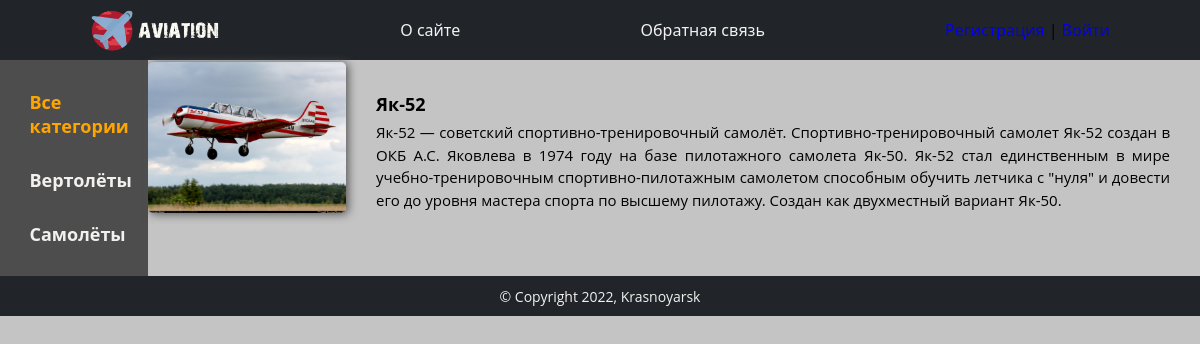
Page /post/yak-52/ on the committed database.
### airplanes/models.py (models this page shows, shortened)
class Category(models.Model):
    name = models.CharField(max_length=255, db_index=True, verbose_name='Категория')
    slug = models.SlugField(max_length=255, unique=True, db_index=True, verbose_name='Слаг')
    def get_absolute_url(self):
        return reverse('category', kwargs={'cat_slug': self.slug})
    class Meta:
        verbose_name = 'Категории'
        verbose_name_plural = 'Категории'
        ordering = ['id']

class Airplane(models.Model):
    title = models.CharField(max_length=255, verbose_name='Заголовок')
    slug = models.SlugField(max_length=255, unique=True, db_index=True, verbose_name='Слаг')
    content = models.TextField(blank=True, verbose_name='Контент')
    time_create = models.DateTimeField(auto_now_add=True, verbose_name='Время создания')
    time_update = models.DateTimeField(auto_now=True, verbose_name='Последнее обновление')
    photo = models.ImageField(upload_to='photos/%Y/%m/%d/', verbose_name='Изображение', null=True)
    is_published = models.BooleanField(default=True, verbose_name='Публикация')
    cat = models.ForeignKey('Category', on_delete=models.PROTECT, verbose_name='Категории')
    def __str__(self):
        return self.title
    class Meta:
        verbose_name = 'Авиация'
        verbose_name_plural = 'Авиация'
        ordering = ['time_create', 'title']

### airplanes/views.py (the view)
# urls.py: path('post/<slug:post_slug>/', ShowPost.as_view(), name='post'),
class ShowPost(DataMixin, DetailView):
    model = Airplane
    context_object_name = 'post'
    template_name = 'airplanes/show_post.html'
    slug_url_kwarg = 'post_slug'
    def get_context_data(self, **kwargs):
        context = super().get_context_data(**kwargs)
        c_def = self.get_user_context(title=context['post'])
        return dict(list(context.items()) + list(c_def.items()))

### airplanes/utils.py (called while the page is built)
    def get_user_context(self, **kwargs):
        context = kwargs
        cats = Category.objects.all()
        user_menu = menu.copy()
        if not self.request.user.is_authenticated:
            user_menu.pop(1)
        context['menu'] = user_menu
        context['cats'] = cats
        if 'cat_selected' not in context:
            context['cat_selected'] = 0
        return context

### airplanes/templates/airplanes/show_post.html
{% extends 'airplanes/base.html' %}
{% block content %}
<div class="block-desc">
    {% if post.photo %}
    <div class="desc-image">
        <img class="desc-img" src="{{ post.photo.url }}">
    </div>
    {% endif %}
    <div class="desc-wrap">
        <h2 class="block-title">{{ post.title }}</h2>
        <p class="block-text">{{ post.content }}</p>
    </div>
</div>
{% endblock content %}

### airplanes/templates/airplanes/base.html (shortened to what this page needs)
{% load static %}
<!DOCTYPE html>
<html lang="ru">
<head>
    <link rel="stylesheet" href="{% static 'airplanes/css/styles.css' %}" type="text/css">
    <link rel="stylesheet" href="{% static 'airplanes/css/reset.css' %}" type="text/css">
</head>
<body>
{% block mainmenu %}
<header>
    <nav class="nav">
        <div class="nav-list">
            <ul class="nav-items">
                <li class="nav-logo"><a href="{% url 'home' %}"><div class="logo-img"></div></a></li>
                {% for m in menu %}
                <li class="nav-item"><a class="nav-link" href="{% url m.url_name %}">{{ m.title }}</a></li>
                {% endfor %}
                <li class="nav-item">
                    {% if request.user.is_authenticated %}
                        <div>{{ user.username }} |
                        <a class="nav-register-link" href="{% url 'logout' %}">Выйти</a></div>
                    {% else %}
                        <a class="nav-register-link" href="{% url 'register' %}">Регистрация</a> |
                        <a class="nav-register-link" href="{% url 'login' %}">Войти</a>
                    {% endif %}
                </li>
            </ul>
        </div>
    </nav>
</header>
<div class="container">
    <div class="main-nav">
        <ul class="main-nav-items">
            {% if cat_selected == 0 %}
                <li class="selected">Все категории</li>
            {% else %}
                <li class="main-nav-item"><a class="main-nav-link" href="{% url 'home' %}">Все категории</a></li>
            {% endif %}
            {% for c in cats %}
                {% if cat_selected == c.pk %}
                    <li class="selected">{{ c.name }}</li>
                {% else %}
                    <li class="main-nav-item"><a href='{{ c.get_absolute_url }}' class="main-nav-link">{{ c.name }}</a></li>
                {% endif %}
            {% endfor %}
        </ul>
    </div>
{% endblock mainmenu %}
{% block content %}
{% endblock content %}
</div>
<footer class="footer">
    <p class="footer-text">&copy; Copyright 2022, Krasnoyarsk</p>
</footer>
</body>
</html>

### airplanes/static/airplanes/css/styles.css (style rules this page uses)
body { width: 100%; height: 100%; background-color: rgb(196, 196, 196); font-family: 'Open Sans', sans-serif; }
body a { font-family: 'Noto Sans', sans-serif; font-size: 16px; font-weight: 500; }
.container { display: flex; width: 100%; }
.nav { height: 60px; display: flex; background-color: #212529; }
.nav-list { width: 100%; display: flex; }
.logo-img { width: 130px; height: 60px; background: url('../images/logo/logo.png'); background-repeat:no-repeat; background-position: center center; background-size: 130px 45px; }
.nav-items { width: 100%; display: flex; align-items: center; justify-content: space-around; }
.nav-link { color: #f2f1f0; }
.main-nav { width: 50%; background-color: #4e4d4d; display: flex; }
.main-nav-items { width: 60%; text-align: left; margin-left: auto; margin-right: auto; }
.main-nav-item { margin: 30px 0 30px 0; }
.main-nav-link { color: #f2f1f0; font-size: 18px; font-weight: 700; }
.selected { margin: 30px 0 30px 0; color: #FFA500; font-size: 18px; font-weight: 700; }
.block-desc { margin-top: 2px; display: flex; }
.desc-image { width: 25%; }
.desc-img { border-radius: 5px; box-shadow: 2px 1px 10px #505050; }
.desc-wrap { width: 100%; margin: 30px; }
.block-title { font-size: 18px; font-weight: 700; }
.block-text { width: 100%; margin-top: 5px; font-size: 15px; line-height: 1.5; display: -webkit-box; -webkit-line-clamp: 4; -webkit-box-orient: vertical; overflow: hidden; text-align: justify; }
.footer { height: 40px; background-color: #212529; align-items: center; display: flex; }
.footer-text { color: #f2f1f0; font-size: 14px; margin-left: auto; margin-right: auto; }

### rows in the picture
Category: name "Вертолёты"
Category: name "Самолёты"
Airplane: photo (picture), title "Як-52", content "Як-52 — советский спортивно-тренировочный самолёт. Спортивно-тренировочный самолет Як-52 создан в ОКБ А.С. Яковлева в 1974 году на базе пилотажного самолета Як-50. Як-52 стал единственным в мире учебно-тренировочным спортивно-пилотажным самолетом способным обучить летчика с \"нуля\" и довести его до уровня мастера спорта по высшему пилотажу. Создан как двухместный вариант Як-50."

### other values in the picture
{{ m.title }} "О сайте" "Обратная связь"
